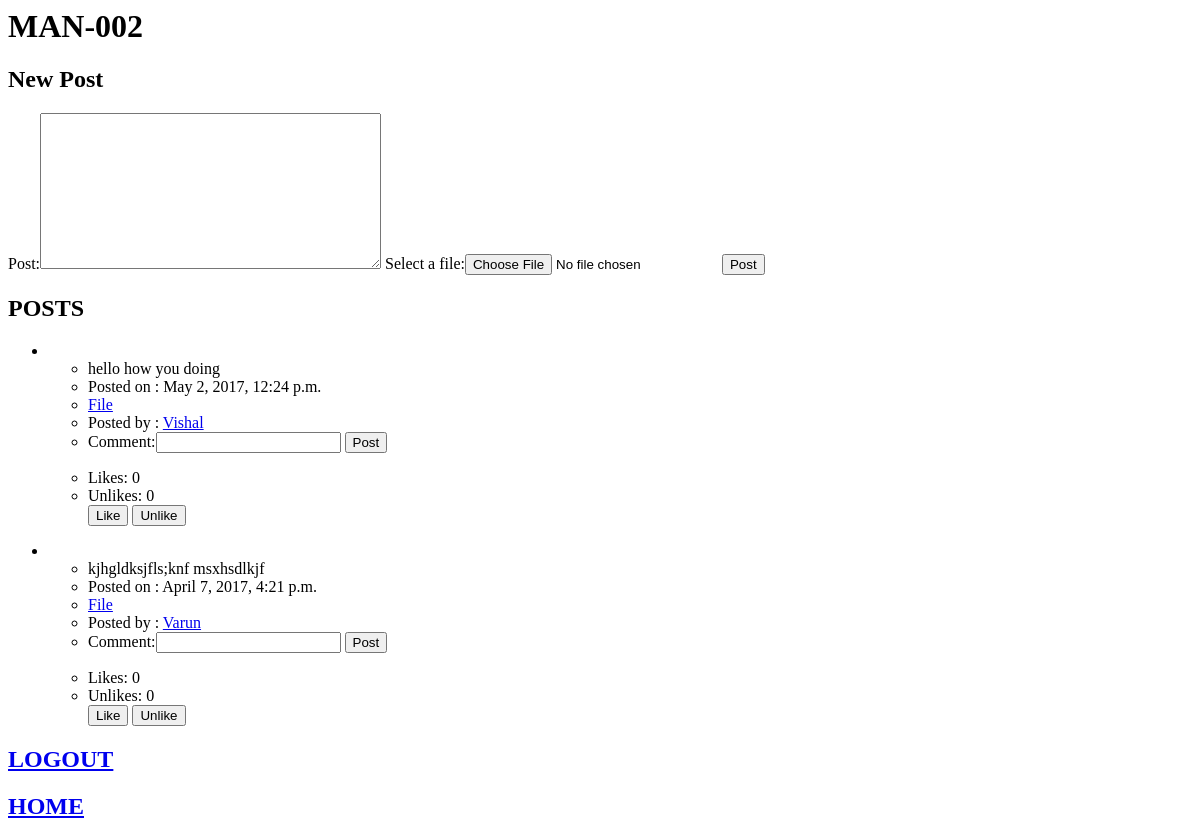
Before: /lectut/profile/4/course/ (signed in) with the older database file.
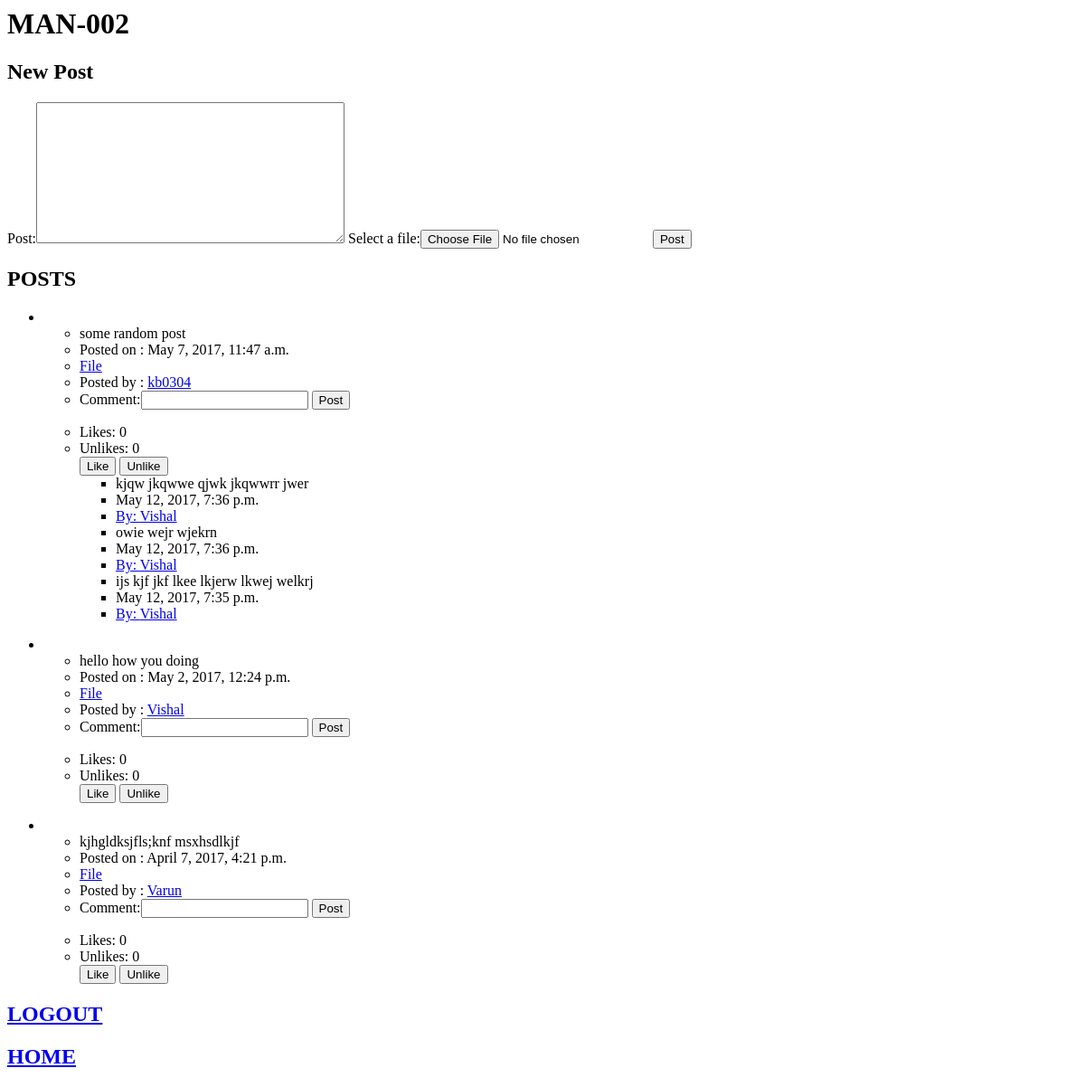
After: the same page with the newer database file.
### lectut/models.py (models this page shows, shortened)
class Post(models.Model):
    post = models.CharField(max_length=300)
    poster = models.CharField(max_length=200)
    docfile = models.FileField(upload_to='documents/%Y/%m/%d', blank=True, null=True)
    pub_time = models.DateTimeField(auto_now_add=True)
    course = models.ForeignKey(Course, on_delete=models.CASCADE)
    likes = models.ManyToManyField(User, related_name='likes')
    unlikes = models.ManyToManyField(User, related_name='unlikes')

class Comment(models.Model):
    comment = models.CharField(max_length=200)
    pub_time = models.DateTimeField(auto_now_add=True)
    commenter = models.CharField(max_length=200)
    post = models.ForeignKey(Post, on_delete=models.CASCADE)

### lectut/views.py (the view)
# urls.py: url(r'^profile/(?P<course_id>[0-9]+)/course/$', views.coursepage, name='coursepage'),
def coursepage(request, course_id):
    if request.user.is_authenticated():
        form1 = PostForm()
        form2 = CommentForm()
        course = get_object_or_404(Course, pk=course_id)
        return render(request, 'lectut/course.html', {'course': course,  'userid': request.user.id, 'form1': form1, 'form2':form2})
    else:
        messages.error(request, 'You have to login 1st')
        return HttpResponseRedirect(reverse('lectut:index'))

### lectut/forms.py
class PostForm(forms.Form):
    Post = forms.CharField( widget=forms.Textarea)
    docfile = forms.FileField(label='Select a file',required = False)

class CommentForm(forms.Form):
    Comment = forms.CharField(label='Comment', max_length=300)

### lectut/templates/lectut/course.html (shortened to what this page needs)
<h1>{{ course.courseName }}</h1>
<h2> New Post</h2>
<form action="{% url 'lectut:posting' course.id %}" enctype = "multipart/form-data" method="post">
{{ form1 }}
<input type="submit" value="Post" />
</form>
<h2>POSTS</h2>
	{% for pos in course.post_set.all reversed %}
	<ul>
		<li><ul><li>{{ pos.post}}</li><li>Posted on : {{ pos.pub_time}}</li>
		{% if pos.docfile %} <li><a href="{{ pos.docfile.url }}">File</a></li>{% endif %}
		<li>Posted by : <a href="{% url 'lectut:userprofile' pos.poster %}">{{ pos.poster }}</a></li>
		<li><form action="{% url 'lectut:commenting' course.id pos.id%}" method="post">
			{{ form2 }}
			<input type="submit" value="Post" />
			</form>
			<li id = '{{pos.id }}-like'> Likes: {{ pos.likes.count }}</li>
			<li id = '{{pos.id }}-unlike'> Unlikes: {{ pos.unlikes.count }}</li>
			<input type="button" id="{{ pos.id }}-likebutton" name="{{ pos.id }}" value="Like" onclick="likepost(this.name)" />
			<input type="button" id="{{ pos.id }}-unlikebutton" name="{{ pos.id }}" value="Unlike" onclick="unlikepost(this.name)" />
			{% for com in pos.comment_set.all reversed %}
			<ul>
				<li>{{ com.comment }}</li><li>{{ com.pub_time }}</li>
				<li><a href="{% url 'lectut:userprofile' com.commenter %}">By: {{ com.commenter }}</a></li>
			</ul>
			{% endfor %}
		</li>
		</ul>
	</ul>
	{% endfor%}
<h2><a href="{% url 'lectut:logo' %}">LOGOUT</a></h2>
<h2><a href="{% url 'lectut:homepage' %}">HOME</a></h2>

Changed rows visible on the page:
added Post: post "some random post", pub_time "May 7, 2017, 11:47 a.m.", poster "kb0304", likes.count "0", unlikes.count "0"
added Comment: comment "kjqw jkqwwe qjwk jkqwwrr jwer", pub_time "May 12, 2017, 7:36 p.m.", commenter "Vishal"
added Comment: comment "owie wejr wjekrn", pub_time "May 12, 2017, 7:36 p.m.", commenter "Vishal"
added Comment: comment "ijs kjf jkf lkee lkjerw lkwej welkrj", pub_time "May 12, 2017, 7:35 p.m.", commenter "Vishal"
